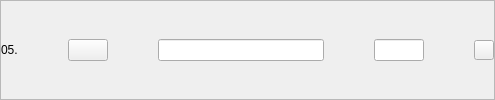
              <widget class="QFrame" name="publish5">
               <property name="styleSheet">
                <string notr="true">QPushButton#eliminarProducto5{
border: none;
}</string>
               </property>
               <property name="frameShape">
                <enum>QFrame::StyledPanel</enum>
               </property>
               <property name="frameShadow">
                <enum>QFrame::Raised</enum>
               </property>
               <layout class="QHBoxLayout" name="horizontalLayout_10" stretch="1,0,10,3,0">
                <property name="spacing">
                 <number>50</number>
                </property>
                <property name="leftMargin">
                 <number>0</number>
                </property>
                <property name="topMargin">
                 <number>0</number>
                </property>
                <property name="rightMargin">
                 <number>0</number>
                </property>
                <property name="bottomMargin">
                 <number>0</number>
                </property>
                <item>
                 <widget class="QLabel" name="nro5Publish">
                  <property name="text">
                   <string>05.</string>
                  </property>
                 </widget>
                </item>
                <item>
                 <widget class="QPushButton" name="seePublish5">
                  <property name="text">
                   <string/>
                  </property>
                  <property name="icon">
                   <iconset resource="../resources.qrc">
                    <normaloff>:/Buttons/img/amacapy-boton-ver.png</normaloff>:/Buttons/img/amacapy-boton-ver.png</iconset>
                  </property>
                  <property name="iconSize">
                   <size>
                    <width>30</width>
                    <height>30</height>
                   </size>
                  </property>
                 </widget>
                </item>
                <item>
                 <widget class="QLineEdit" name="titlePublish5"/>
                </item>
                <item>
                 <widget class="QLineEdit" name="pricePublish5">
                  <property name="maximumSize">
                   <size>
                    <width>120</width>
                    <height>16777215</height>
                   </size>
                  </property>
                 </widget>
                </item>
                <item>
                 <widget class="QPushButton" name="deleteProduct5Button">
                  <property name="maximumSize">
                   <size>
                    <width>20</width>
                    <height>20</height>
                   </size>
                  </property>
                  <property name="text">
                   <string/>
                  </property>
                  <property name="icon">
                   <iconset resource="../resources.qrc">
                    <normaloff>:/Buttons/img/amacapy-boton-eliminar.png</normaloff>:/Buttons/img/amacapy-boton-eliminar.png</iconset>
                  </property>
                  <property name="iconSize">
                   <size>
                    <width>20</width>
                    <height>20</height>
                   </size>
                  </property>
                 </widget>
                </item>
               </layout>
              </widget>
